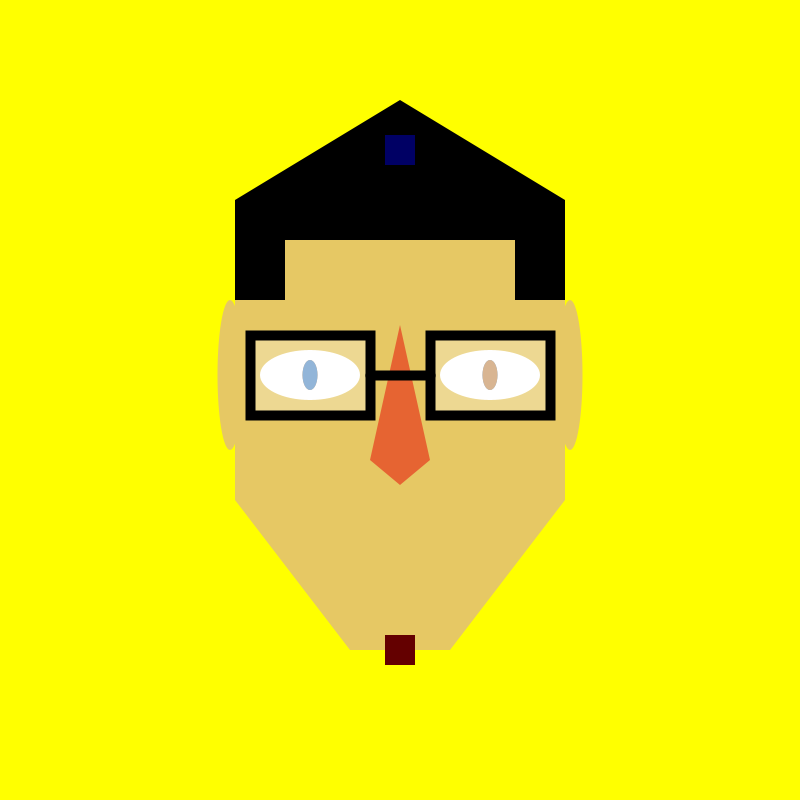
Frame 1 (no input)
Frame 60 (the mouse pressed at the canvas centre just before this capture): identical to frame 1, image omitted
Frame 120 (the mouse held since frame 60 and released just before this capture): identical to frame 1, image omitted

The Processing sketch that drew this single still picture (run headless with seeded random() and noise(); from frame 60 on, the mouse is pressed at the canvas centre):

// Processing sketch: processing_85844
// ── processing_85844.pde

float jawH=75;
float jawW=100;
float jawX=400-jawW/2;
float jawTop=500;
float jawBot=575;
float teethGap=10;
float teethH=20;
float teethW=jawW-2*teethGap;
float teethX=jawX+teethGap;
float teethTop=jawTop-teethH;
float teethBot=jawBot-teethH;
float headH=200;
float headW=jawW+230;
float headX=jawX-(headW-jawW)/2;
float i = 0;
float j = 0;
 
void setup() {
  size(800,800);
   
}
 
void draw() {
  if (mousePressed && mouseButton==LEFT) {
    i += .25;
    j += 5;
  }
  else if (mousePressed && mouseButton==RIGHT) {
    i -= .25;
    j -= 5;
  }
  if (j>255) {
    j=0;
  }
    if (j<0) {
    j=255;
  }
  background(255-j,255,0+j);
  fill(0,0,0,0);
  strokeWeight(10+j);
  stroke(0+j,255-j,255);
  ellipse(400,400,6*j,6*j);
  rectMode(CORNER);
  noStroke();
  fill(230,200,100);
  quad(400-headW/2,jawTop,400+headW/2,jawTop,jawX+jawW,jawBot+jawH,jawX,jawBot+jawH);
  fill(100,0,0);
  rect(jawX,jawTop,jawW,jawBot-jawTop);
  fill(0,0,0);
  ellipse(400,(jawTop+jawBot)/2,jawW,jawBot-jawTop-10);
  fill(200,100,100);
  ellipse(415,jawBot,jawW-30,jawBot-jawTop);
  ellipse(385,jawBot,jawW-30,jawBot-jawTop);
  fill(100,0,0);
  ellipse(400,(jawTop+jawBot)/2-(jawBot-jawTop-10)/2,jawW/4,(jawBot-jawTop-10)/2);
  fill(230,200,100);
  rect(jawX,jawBot,jawW,50);
  if(mouseY>jawTop && mouseY<jawBot) {
    fill(230,200,100);
    rect(jawX,mouseY,jawW,jawH);
    fill(255,255,255);
    rect(teethX,mouseY-teethH,teethW,teethH);
  }
  if(mouseY<=jawTop) {
    fill(230,200,100);
    rect(jawX,jawTop,jawW,jawH);
    fill(255,255,255);
    rect(teethX,teethTop,teethW,teethH);
  }
  if(mouseY>=jawBot) {
    fill(230,200,100);
    rect(jawX,jawBot,jawW,jawH);
    fill(255,255,255);
    rect(teethX,teethBot,teethW,teethH);
  }
  fill(230,200,100);
  rect(headX,jawTop-headH,headW,headH);
  ellipse(headX-5,jawTop-125,25,150);
  ellipse(headX+headW+5,jawTop-125,25,150);
  ellipse(400,jawTop-headH,headW,300);
  fill(230,100,50);
  quad(400,jawTop-175,430,jawTop-40,400,jawTop-15,370,jawTop-40);
  fill(255,255,255);
  ellipse(310,jawTop-125,100,50);
  ellipse(490,jawTop-125,100,50);
  rectMode(CENTER);
  
  pushMatrix();
  fill(200,150,100);
  translate(310,jawTop-125);
  rotate(i);
  ellipse(0,0,15,30);
  popMatrix();
  
  pushMatrix();
  fill(100,150,200);
  translate(310,jawTop-125);
  rotate(-i);
  ellipse(0,0,15,30);
  popMatrix();
  
  pushMatrix();
  fill(100,150,200);
  translate(490,jawTop-125);
  rotate(-i);
  ellipse(0,0,15,30);
  popMatrix();
  
  pushMatrix();
  fill(200,150,100);
  translate(490,jawTop-125);
  rotate(i);
  ellipse(0,0,15,30);
  popMatrix();
    
  fill(255,255,255,75);
  stroke(0,0,0);
  strokeWeight(10);
  rect(310,jawTop-125,120,80);
  rect(490,jawTop-125,120,80);
  line(370,jawTop-125,430,jawTop-125);
  noStroke();
  fill(0,0,0);
  triangle(headX,jawTop-headH-100,headX+headW,jawTop-headH-100,400,jawTop-headH-200);
  rect(400,jawTop-headH-80,headW,40);
  rect(headX+25,jawTop-headH-30,50,60);
  rect(headX+headW-25,jawTop-headH-30,50,60);
  
  pushMatrix();
  fill(100,0,0);
  translate(400,400);
  rotate(i);
  rect(0,250,30,30);
  popMatrix();
  
  pushMatrix();
  fill(0,0,100);
  translate(400,400);
  rotate(-i);
  rect(0,-250,30,30);
  popMatrix();

}
